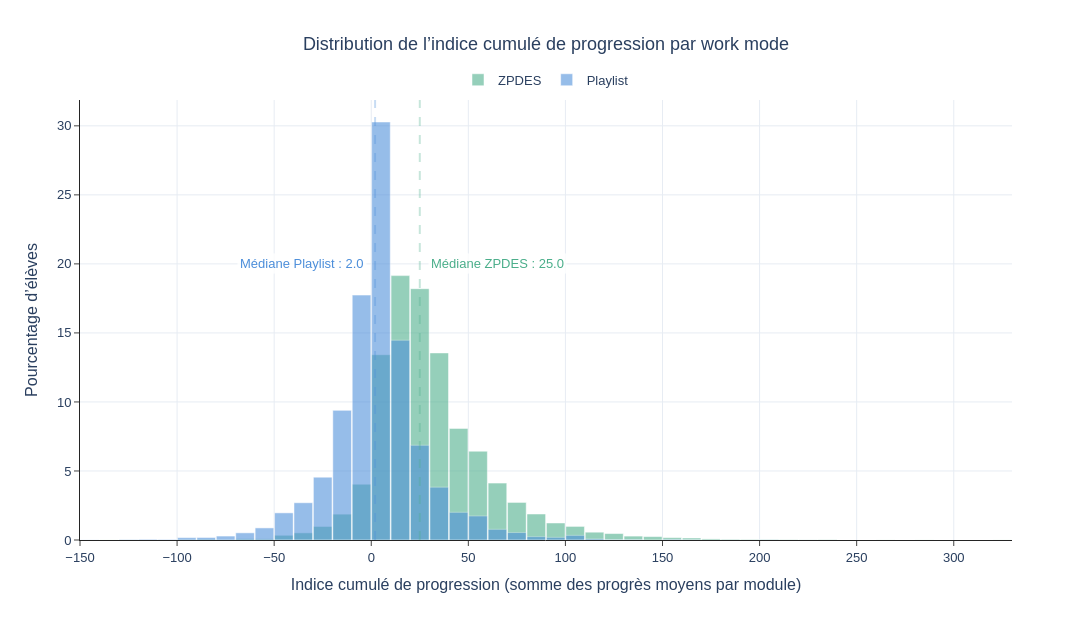

This figure's notebook cell:
### Markdown cell above
## 8. Compare cumulative-progress distributions

The histograms use identical bins and are normalized to percentages, allowing the differently sized playlist and ZPDES populations to be compared directly. Dashed lines show medians.

### Code cell
histogram_values = cumulative_student_progress['cumulative_progress']
histogram_start = (
    np.floor(histogram_values.min() / HISTOGRAM_BIN_WIDTH) * HISTOGRAM_BIN_WIDTH
)
histogram_end = (
    np.ceil(histogram_values.max() / HISTOGRAM_BIN_WIDTH) * HISTOGRAM_BIN_WIDTH
)
if histogram_start == histogram_end:
    histogram_end = histogram_start + HISTOGRAM_BIN_WIDTH

histogram_figure = go.Figure()
for work_mode in mode_order:
    mode_data = cumulative_student_progress[
        cumulative_student_progress['work_mode'].eq(work_mode)
    ]
    mode_label = work_mode.upper() if work_mode == 'zpdes' else work_mode.capitalize()
    histogram_figure.add_trace(
        go.Histogram(
            x=mode_data['cumulative_progress'],
            name=mode_label,
            histnorm='percent',
            xbins={
                'start': histogram_start,
                'end': histogram_end,
                'size': HISTOGRAM_BIN_WIDTH,
            },
            marker={
                'color': colors[work_mode],
                'line': {'color': 'white', 'width': 0.5},
            },
            opacity=0.58,
            hovertemplate=(
                'Indice cumulé : %{x:.1f}'
                '<br>Élèves dans la classe : %{y:.2f}%<extra>%{fullData.name}</extra>'
            ),
        )
    )
    median_value = float(mode_data['cumulative_progress'].median())
    histogram_figure.add_vline(
        x=median_value,
        line={'color': colors[work_mode], 'width': 2, 'dash': 'dash'},
    )
    histogram_figure.add_annotation(
        x=median_value,
        y=20,
        xref='x',
        yref='y',
        text=f'Médiane {mode_label} : {median_value:.1f}',
        showarrow=False,
        xanchor='left' if work_mode == 'zpdes' else 'right',
        yanchor='middle',
        xshift=8 if work_mode == 'zpdes' else -8,
        font={'color': colors[work_mode], 'size': 13},
        bgcolor='rgba(255,255,255,0.82)',
        borderpad=2,
    )

histogram_figure.update_layout(
    title='Distribution de l’indice cumulé de progression par work mode',
    title_x=0.5,
    xaxis_title=(
        'Indice cumulé de progression '
        '(somme des progrès moyens par module)'
    ),
    yaxis_title='Pourcentage d’élèves',
    barmode='overlay',
    template='simple_white',
    width=1100,
    height=620,
    bargap=0.04,
    legend={'orientation': 'h', 'x': 0.5, 'xanchor': 'center', 'y': 1.08},
    font={'family': 'Arial', 'size': 13, 'color': '#2A3F5F'},
)
histogram_figure.update_xaxes(
    range=[histogram_start, histogram_end],
    showgrid=True,
    gridcolor='#E7ECF3',
)
histogram_figure.update_yaxes(
    showgrid=True,
    gridcolor='#E7ECF3',
)
CUMULATIVE_PROGRESS_SVG_CONFIG = {
    'toImageButtonOptions': {
        'format': 'svg',
        'filename': 'cumulative_progress_distribution',
        'width': 1100,
        'height': 620,
        'scale': 1,
    },
    'displaylogo': False,
}
histogram_figure.show(config=CUMULATIVE_PROGRESS_SVG_CONFIG)

### Figure 1 — Plotly figure (JSON) as saved in the notebook; plotly's stock layout.template omitted (floating-point values rounded to 4 significant figures; data arrays with more than 128 entries replaced by an {"elided": "..."} marker saying what was removed)
{"data": [{"histnorm": "percent", "hovertemplate": "Indice cumulé : %{x:.1f}<br>Élèves dans la classe : %{y:.2f}%<extra>%{fullData.name}</extra>", "marker": {"color": "#4AAE8A", "line": {"color": "white", "width": 0.5}}, "name": "ZPDES", "opacity": 0.58, "type": "histogram", "x": {"elided": "20506 float values"}, "xbins": {"end": 330, "size": 10, "start": -150}}, {"histnorm": "percent", "hovertemplate": "Indice cumulé : %{x:.1f}<br>Élèves dans la classe : %{y:.2f}%<extra>%{fullData.name}</extra>", "marker": {"color": "#4C8EDA", "line": {"color": "white", "width": 0.5}}, "name": "Playlist", "opacity": 0.58, "type": "histogram", "x": {"elided": "9819 float values"}, "xbins": {"end": 330, "size": 10, "start": -150}}], "layout": {"annotations": [{"bgcolor": "rgba(255,255,255,0.82)", "borderpad": 2, "font": {"color": "#4AAE8A", "size": 13}, "showarrow": false, "text": "Médiane ZPDES : 25.0", "x": 25, "xanchor": "left", "xref": "x", "xshift": 8, "y": 20, "yanchor": "middle", "yref": "y"}, {"bgcolor": "rgba(255,255,255,0.82)", "borderpad": 2, "font": {"color": "#4C8EDA", "size": 13}, "showarrow": false, "text": "Médiane Playlist : 2.0", "x": 1.984, "xanchor": "right", "xref": "x", "xshift": -8, "y": 20, "yanchor": "middle", "yref": "y"}], "bargap": 0.04, "barmode": "overlay", "font": {"color": "#2A3F5F", "family": "Arial", "size": 13}, "height": 620, "legend": {"orientation": "h", "x": 0.5, "xanchor": "center", "y": 1.08}, "shapes": [{"line": {"color": "#4AAE8A", "dash": "dash", "width": 2}, "type": "line", "x0": 25, "x1": 25, "xref": "x", "y0": 0, "y1": 1, "yref": "y domain"}, {"line": {"color": "#4C8EDA", "dash": "dash", "width": 2}, "type": "line", "x0": 1.984, "x1": 1.984, "xref": "x", "y0": 0, "y1": 1, "yref": "y domain"}], "title": {"text": "Distribution de l’indice cumulé de progression par work mode", "x": 0.5}, "width": 1100, "xaxis": {"gridcolor": "#E7ECF3", "range": [-150, 330], "showgrid": true, "title": {"text": "Indice cumulé de progression (somme des progrès moyens par module)"}}, "yaxis": {"gridcolor": "#E7ECF3", "showgrid": true, "title": {"text": "Pourcentage d’élèves"}}}}
